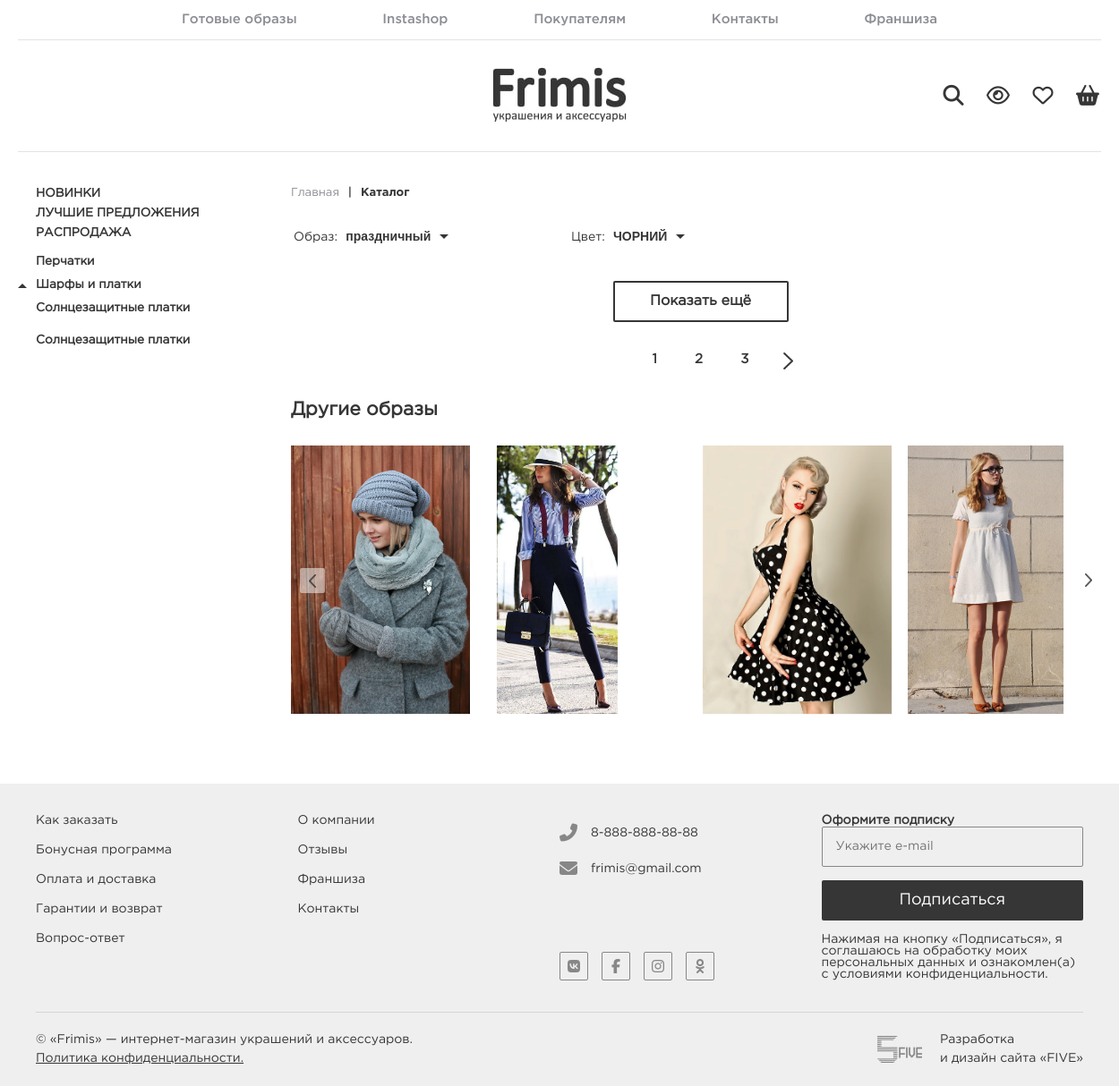
Screenshot of /search.php with the database file from the repository.
### tables this page shows
CREATE TABLE `category` (
  `id` int(11) NOT NULL AUTO_INCREMENT,
  `name` varchar(255) DEFAULT NULL,
  `image` varchar(255) DEFAULT NULL,
  `is_on_main_page` tinyint(1) DEFAULT NULL,
  `is_full_on_sidebar` tinyint(1) DEFAULT NULL,
  `price_start` decimal(10,0) DEFAULT NULL,
  `created_at` datetime DEFAULT NULL,
  `updated_at` datetime DEFAULT NULL,
  PRIMARY KEY (`id`)
);

CREATE TABLE `look_photo` (
  `id` int(11) NOT NULL AUTO_INCREMENT,
  `look_id` int(11) DEFAULT NULL,
  `photo` varchar(255) DEFAULT NULL,
  `is_main` tinyint(1) DEFAULT NULL,
  `created_at` datetime DEFAULT NULL,
  `updated_at` datetime DEFAULT NULL,
  PRIMARY KEY (`id`),
  KEY `look_photo_look_id_fk` (`look_id`),
  CONSTRAINT `look_photo_look_id_fk` FOREIGN KEY (`look_id`) REFERENCES `look` (`id`)
);

### search.php (the view, shortened to what this page needs)
<?php
include ('elements/header.php');
?>
        <section class="contentWrapper">
        <?php
            include ('./elements/sidebar.php');
            $cf = " WHERE good.id > 0 ";
            $search = "";
            $q = "";
            $good_res = mysqli_query($db, "SELECT COUNT(*) AS count FROM good LEFT JOIN good_photo ON good.id = good_photo.good_id AND good_photo.is_main = 1".$cf.$q.$search);
            $good_count_row = mysqli_fetch_array($good_res);
            $total_pages = 1;
            if ((int)$good_count_row['count'] % 12 > 0) {
                $total_pages = floor($good_count_row['count'] / 12) + 1;
            } else {
                $total_pages = floor($good_count_row['count'] / 12);
            }
        ?>
            <section class="mainContent">
                <nav class="minLinks">
                    <li><a href="/">Главная</a></li>
                    <li><a href="/category.php">Каталог</a></li>
                </nav>
                <main class="catalogPage">
                    <menu class="catalogPage__menu">
                        <section class="catalogPage__chLook">
                            <span>Образ:</span>
                        </section>
                        <section class="catalogPage__chColor">
                            <span>Цвет:</span>
                        </section>
                    </menu>
                    <button class="showMore" onclick="loadMoreGoods()">Показать ещё</button>
                    <menu class="catalogPage__pageNav">
                        <?php for ($i = 1; $i <= $total_pages; $i++) { ?>
                            <li><button class="pagin" id="page<?= $i ?>" onclick="loadPage(<?= $i ?>)"><?= $i ?></button></li>
                        <?php } ?>
                        <button class="navBtn__next" onclick="loadPage(++currentPage)"></button>
                    </menu>
                    <section class="bottomSlider">
                        <h2>Другие образы</h2>
                        <div class="bottomSlider__wrapper owl-carousel">
                        <?php
                                 $look_res = mysqli_query($db, "SELECT l.*, lp.photo FROM look as l LEFT JOIN look_photo as lp ON l.id = lp.look_id AND lp.is_main = 1");
                                 while ($look_row = mysqli_fetch_array($look_res)) {
                            ?>
                                <a href="looks.php?id=<?= $look_row['id'] ?>"><img src="<?= $look_row['photo'] ?>" alt="" height="300px"></a>
                            <?php } ?>
                        </div>
                    </section>
                </main>
            </section>
        </section>
    </div>
    <?php include('elements/footer.php'); ?>
</body>
</html>

### elements/sidebar.php (shortened to what this page needs)
 <?php
    include ("db.php");
    $categories_res = mysqli_query($db, "SELECT * FROM category");
?>
 <aside>
                <nav class="menuBar">
                    <li><a href="/category.php?id=all&new=1">НОВИНКИ</a></li>
                    <li><a href="/category.php?id=all&best=1">ЛУЧШИЕ ПРЕДЛОЖЕНИЯ</a></li>
                    <li><a href="/category.php?id=all&sale=1">РАСПРОДАЖА</a></li>
                    <?php while ($categories_row = mysqli_fetch_array($categories_res)) {
                        if ($categories_row['is_full_on_sidebar'] == 1) { ?>
                            <li>
                            <a href="/category.php?id=<?php echo $categories_row['id']; ?>" class="menuBar__more"><?php echo $categories_row['name']; ?></a>
                            </li>
                        <?php } else { ?>
                            <li><a href="/category.php?id=<?php echo $categories_row['id']; ?>"><?php echo $categories_row['name']; ?></a></li>
                        <?php
                            }
                        } ?>
                    <li>
                    </li>
                </nav>
            </aside>

### rows the page displays
category: name "Перчатки"
category: name "Шарфы и платки"
category: name "Солнцезащитные платки"
category: name "Солнцезащитные платки"
look_photo: photo (picture)
look_photo: photo (picture)
look_photo: photo (picture)
look_photo: photo (picture)
